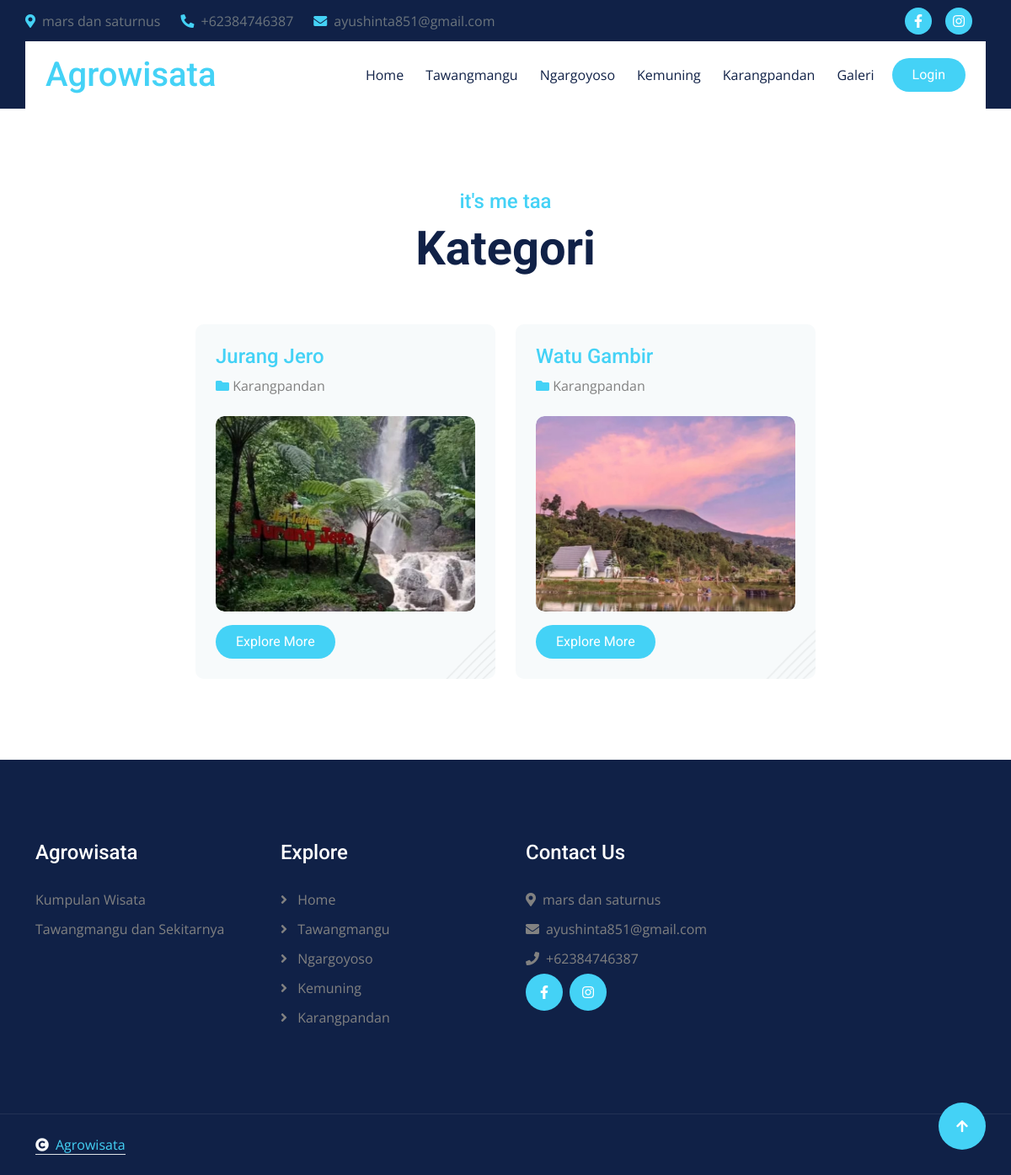
The app's page /home/kategori/19 with its own data.
### tables this page shows
CREATE TABLE `konfigurasi` (
  `id_konfigurasi` int NOT NULL,
  `judul_website` varchar(200) NOT NULL,
  `profil_website` text NOT NULL,
  `instagram` varchar(200) NOT NULL,
  `facebook` varchar(200) NOT NULL,
  `email` varchar(200) NOT NULL,
  `alamat` varchar(300) NOT NULL,
  `no_wa` varchar(200) NOT NULL
);

CREATE TABLE `kategori` (
  `id_kategori` int NOT NULL,
  `nama_kategori` varchar(200) NOT NULL
);

CREATE TABLE `konten` (
  `id_konten` int NOT NULL,
  `judul` varchar(200) NOT NULL,
  `keterangan` text NOT NULL,
  `foto` varchar(200) NOT NULL,
  `slug` varchar(200) NOT NULL,
  `id_kategori` varchar(200) NOT NULL,
  `tanggal` date NOT NULL,
  `username` varchar(100) NOT NULL
);

### application/controllers/Home.php (called while the page is built, shortened)
<?php
class Home extends CI_Controller {
    public function kategori($id){
        $this->db->from('konfigurasi');
        $konfig = $this->db->get()->row();
        $this->db->from('kategori');
        $kategori = $this->db->get()->result_array();
        $this->db->from('caraousel');
        $this->db->from('konten a');
        $this->db->join('kategori b','a.id_kategori=b.id_kategori','left');
        $this->db->join('user c','a.username=c.username','left');
        $this->db->where('a.id_kategori',$id);
        $konten = $this->db->get()->result_array();
        $this->db->from('kategori');
        $nama_kategori = $this->db->get()->row()->nama_kategori;
        $this->db->where('id_kategori',$id);
        $data = array(
            'judul'     => $nama_kategori." | Tata",
            'nama_kategori' => $nama_kategori,
            'konfig'    => $konfig,
            'kategori'  => $kategori,
            'konten'  => $konten
        );
        $this->load->view('kategori',$data);
	}
}

### index.php (called while the page is built, shortened)
<?php
require_once BASEPATH.'core/CodeIgniter.php';

### application/views/kategori.php (the view, shortened to what this page needs)
<!DOCTYPE html>
<html lang="en">
<head>
	<link rel="stylesheet" href="https://use.fontawesome.com/releases/v5.15.4/css/all.css" />
	<link href="https://cdn.jsdelivr.net/npm/bootstrap-icons@1.4.1/font/bootstrap-icons.css" rel="stylesheet">
	<link rel="stylesheet" href="https://cdnjs.cloudflare.com/ajax/libs/animate.css/4.1.1/animate.min.css" />
	<link href="<?= base_url('assets/investa/'); ?>lib/animate/animate.min.css" rel="stylesheet">
	<link href="<?= base_url('assets/investa/'); ?>lib/owlcarousel/assets/owl.carousel.min.css" rel="stylesheet">
	<link href="<?= base_url('assets/investa/'); ?>lib/lightbox/css/lightbox.min.css" rel="stylesheet">
	<link href="<?= base_url('assets/investa/'); ?>css/bootstrap.min.css" rel="stylesheet">
	<link href="<?= base_url('assets/investa/'); ?>css/style.css" rel="stylesheet">
</head>
<body>
	<div class="container-fluid topbar px-0 d-none d-lg-block">
		<div class="container px-0">
			<div class="row gx-0 align-items-center" style="height: 45px;">
				<div class="col-lg-8 text-center text-lg-start mb-lg-0">
					<div class="d-flex flex-wrap">
						<a href="#" class="text-muted me-4"><i class="fas fa-map-marker-alt text-primary me-2"></i><?= $konfig->alamat; ?></a>
						<a href="#" class="text-muted me-4"><i
								class="fas fa-phone-alt text-primary me-2"></i><?= $konfig->no_wa; ?></a>
						<a href="#" class="text-muted me-0"><i
								class="fas fa-envelope text-primary me-2"></i><?= $konfig->email; ?></a>
					</div>
				</div>
				<div class="col-lg-4 text-center text-lg-end">
					<div class="d-flex align-items-center justify-content-end">
						<a href="<?= $konfig->facebook ?>" class="btn btn-primary btn-square rounded-circle nav-fill me-3"><i
								class="fab fa-facebook-f text-white"></i></a>
						<a href="<?= $konfig->instagram ?>" class="btn btn-primary btn-square rounded-circle nav-fill me-3"><i
								class="fab fa-instagram text-white"></i></a>
					</div>
				</div>
			</div>
		</div>
	</div>
	<div class="container-fluid sticky-top px-0">
		<div class="container px-0">
			<nav class="navbar navbar-expand-lg navbar-dark bg-white py-3 px-4">
				<a href="<?= base_url(); ?>" class="navbar-brand p-0">
					<h1 class="text-primary m-0"><?= $konfig->judul_website; ?></h1>
				</a>
				<div class="collapse navbar-collapse" id="navbarCollapse">
					<div class="navbar-nav ms-auto py-0 ">
						<a href="<?= base_url(); ?>" class="nav-item nav-link">Home</a>
						<?php foreach($kategori as $ka) { ?>
						<a href="<?= base_url('home/kategori/'.$ka['id_kategori']) ?>"
							class="nav-item nav-link"><?= $ka['nama_kategori']?> </a>
						<?php } ?>
						<a href="<?= base_url('home/galeri')?>" class="nav-item nav-link">Galeri</a>
					</div>
					<div class="d-flex align-items-center flex-nowrap pt-xl-0">
						<a href="<?= base_url('Ror')?>"
							class="btn btn-primary rounded-pill text-white py-2 px-4 ms-2 flex-wrap flex-sm-shrink-0">Login</a>
					</div>
				</div>
			</nav>
		</div>
	</div>
	<div class="container-fluid blog py-5">
		<div class="container py-5">
			<div class="text-center mx-auto pb-5 wow fadeInUp" data-wow-delay="0.1s" style="max-width: 800px;">
				<h4 class="text-primary">it's me taa</h4>
				<h1 class="display-4">Kategori</h1>
			</div>
			<div class="row g-4 justify-content-center">
            <?php foreach($konten as $ko){ ?>
				<div class="col-md-6 col-lg-6 col-xl-4 wow fadeInUp" data-wow-delay="0.1s">
					<div class="blog-item bg-light rounded p-4" style="background-image: url(img/bg.png);">
						<div class="mb-4">
							<h4 class="text-primary mb-2"><?= $ko['judul'] ?></h4>
							<div class="d-flex justify-content-between">
								<p class="mb-0"><span class="fa fa-folder text-primary"></span> <?= $ko['nama_kategori'] ?></p>
							</div>
						</div>
						<div class="project-img">
						</div>
						<a class="btn btn-primary rounded-pill py-2 px-4 mt-3" href="<?= base_url('home/artikel/'.$ko['slug']) ?>">Explore More</a>
					</div>
				</div>
                <?php } ?>
			</div>
		</div>
	</div>
	<div class="container-fluid footer py-5 wow fadeIn" data-wow-delay="0.2s" >
		<div class="container py-5">
			<div class="row g-5">
				<div class="col-md-6 col-lg-6 col-xl-3">
					<div class="footer-item d-flex flex-column">
						<div class="footer-item">
							<h4 class="text-white mb-4"><?= $konfig->judul_website; ?></h4>
							<p class="mb-3"><?= $konfig->profil_website; ?></p>
						</div>
					</div>
				</div>
				<div class="col-md-6 col-lg-6 col-xl-3">
					<div class="footer-item d-flex flex-column">
						<h4 class="text-white mb-4">Explore</h4>
						<a href="<?= base_url(); ?>"><i class="fas fa-angle-right me-2"></i> Home</a>
                        <?php foreach($kategori as $ka) { ?>
						<a href="<?= base_url('home/kategori/'.$ka['id_kategori']) ?>"><i class="fas fa-angle-right me-2"></i> <?= $ka['nama_kategori']?></a>
                        <?php } ?>
					</div>
				</div>
				<div class="col-md-6 col-lg-6 col-xl-3">
					<div class="footer-item d-flex flex-column">
						<h4 class="text-white mb-4">Contact Us</h4>
						<a href=""><i class="fa fa-map-marker-alt me-2"></i><?= $konfig->alamat; ?></a>
						<a href=""><i class="fas fa-envelope me-2"></i><?= $konfig->email; ?></a>
						<a href=""><i class="fas fa-phone me-2"></i><?= $konfig->no_wa; ?></a>
						<div class="d-flex align-items-center">
							<a class="btn btn-light btn-md-square me-2" href="<?= $konfig->facebook ?>"><i class="fab fa-facebook-f"></i></a>
							<a class="btn btn-light btn-md-square me-2" href="<?= $konfig->instagram; ?>"><i class="fab fa-instagram"></i></a>
						</div>
					</div>
				</div>
			</div>
		</div>
	</div>
	<div class="container-fluid copyright py-4">
		<div class="container">
			<div class="row g-4 align-items-center">
				<div class="col-md-6 text-center text-md-start mb-md-0">
					<span class="text-body"><a href="#" class="border-bottom text-primary"><i
								class="fas fa-copyright text-light me-2"></i><?= $konfig->judul_website ?></a></span>
				</div>
			</div>
		</div>
	</div>
	<a href="#" class="btn btn-primary btn-lg-square back-to-top"><i class="fa fa-arrow-up"></i></a>
</body>
</html>

### assets/Investa/css/style.css (style rules this page uses)
.back-to-top { position: fixed; right: 30px; bottom: 30px; display: flex; width: 45px; height: 45px; align-items: center; justify-content: center; transition: 0.5s; z-index: 99; }
.btn { font-weight: 600; transition: .5s; }
.btn-square { width: 32px; height: 32px; }
.btn-md-square { width: 44px; height: 44px; }
.btn-lg-square { width: 56px; height: 56px; }
.btn-square, .btn-sm-square, .btn-md-square, .btn-lg-square, .btn-xl-square { padding: 0; display: flex; align-items: center; justify-content: center; font-weight: normal; border-radius: 50%; }
.btn.btn-primary { background: var(--bs-primary) !important; color: var(--bs-white) !important; font-family: 'Roboto', sans-serif; border: none; font-weight: 400; transition: 0.5s; }
.btn.btn-light { background: var(--bs-primary) !important; color: var(--bs-white) !important; font-family: 'Roboto', sans-serif; border: none; font-weight: 400; transition: 0.5s; }
.topbar { padding: 2px 10px 2px 20px; background: var(--bs-dark) !important; }
.sticky-top, .sticky-top .container { transition: 0.5s !important; }
.navbar .navbar-nav .nav-item.nav-link, .navbar .navbar-nav .nav-link { color: var(--bs-dark) !important; }
.navbar .navbar-nav .nav-item { position: relative; margin: 0 5px !important; }
.navbar .navbar-nav .nav-item::before, .navbar .navbar-nav .nav-item::after { position: absolute; content: ""; width: 0; height: 0; border: 0px solid var(--bs-primary); transition: 0.5s; }
.navbar .navbar-nav .nav-item::before { top: 0; left: 0; }
.navbar .navbar-nav .nav-item::after { bottom: 0; right: 0; }
.blog .blog-item .project-img { position: relative; overflow: hidden; border-radius: 10px; transition: 0.5s; }
.footer { background: var(--bs-dark); }
.footer .footer-item a { line-height: 35px; color: var(--bs-body); transition: 0.5s; }
.footer .footer-item p { line-height: 35px; }
.copyright { border-top: 1px solid rgba(255, 255, 255, 0.08); background: var(--bs-dark) !important; }

### records on screen
konfigurasi: alamat "mars dan saturnus", no_wa "+62384746387", email "ayushinta851@gmail.com", judul_website "Agrowisata", profil_website "Kumpulan Wisata Tawangmangu dan Sekitarnya"
kategori: nama_kategori "Tawangmangu"
kategori: nama_kategori "Ngargoyoso"
kategori: nama_kategori "Kemuning"
kategori: nama_kategori "Karangpandan"
konten: judul "Jurang Jero", id_kategori.nama_kategori "Karangpandan"
konten: judul "Watu Gambir", id_kategori.nama_kategori "Karangpandan"
